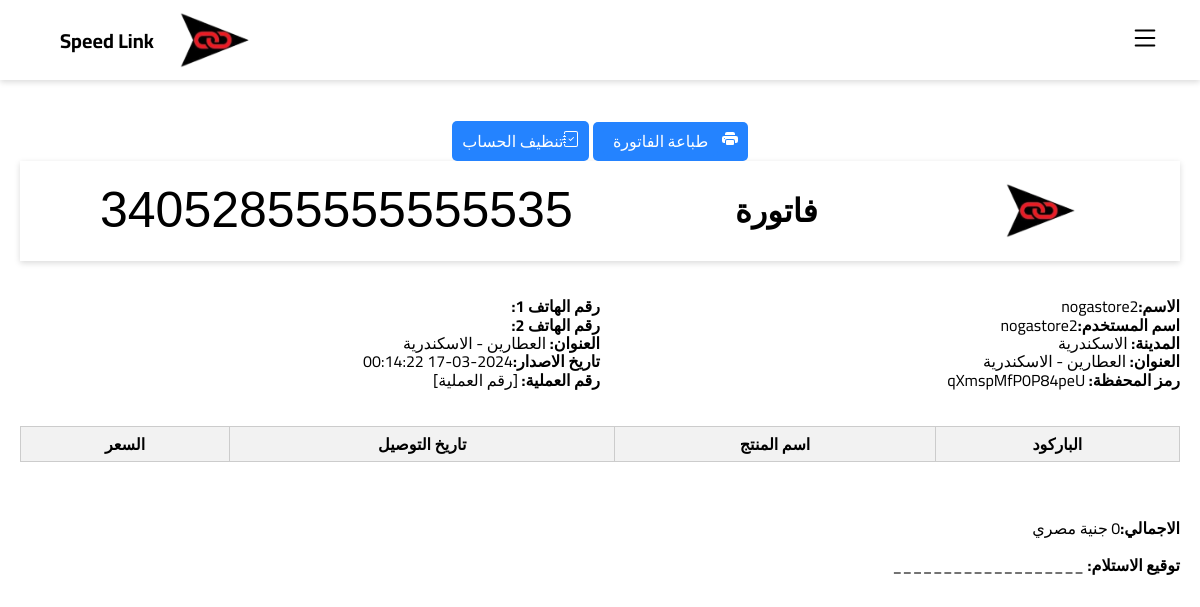
/exp/1, run on the app's committed database.
### app.py (models this page shows)
class Shippers(db.Model):
    id = db.Column(db.Integer, primary_key=True)
    email = db.Column(db.String(100))
    username = db.Column(db.String(100), unique=True)
    password = db.Column(db.String(100))
    name = db.Column(db.String(100))
    phone1 = db.Column(db.String(11))
    phone2 = db.Column(db.String(11))
    city = db.Column(db.String(15))
    address = db.Column(db.String(300))
    wallet_code = db.Column(db.String(15), unique=True)
    dues = db.Column(db.Integer)
    shipments = db.Column(db.Integer)

### app.py (the view)
@app.route("/exp/<int:id>")
def exp(id):
    user = Shippers.query.filter_by(id=id).first()
    ship = Shipment.query.filter_by(shipper_username = user.username,shipment_status='تم توصيل الشحنة',Collector=None).all()
    ship = ship[::-1]
    p = 0
    for x in ship:
        p +=x.pprice
    return render_template('exp.html',user=user,date = get_current_time(),ship = ship,tp = p)

### app.py (called while the page is built)
def get_current_time():
    egypt_timezone = pytz.timezone('Africa/Cairo')
    current_time = datetime.datetime.now(egypt_timezone)
    current_time = current_time.replace(microsecond=0, tzinfo=None)
    return current_time

### templates/exp.html (shortened to what this page needs)
{% extends 'base.html' %}
{% block content %}
<center>
    <a href="" class="button" style="margin-top: 0;">
    <input type="button" class="button" onclick="printDiv('invoice')" value="طباعة الفاتورة" /></a>
<a href="/f/{{ user.id }}" class="button" style="
padding: 10px;
">تنظيف الحساب</a>
</center>
<div class="invoice" id="invoice">
    <div class="header">
        <div class="logo">
            <img src="{{ url_for('static', filename='images/logob.png') }}" alt="صورة الجو">
        </div>
        <div class="title">
            <h1>فاتورة</h1>
        </div>
        <div class="barcode">
            34052855555555535
        </div>
    </div>
    <br><br>
    <div class="invoice-details" style="display: flex; justify-content: space-between;">
        <div style="flex: 1;">
            <p><strong>الاسم:</strong>{{ user.name }}</p>
            <p><strong>اسم المستخدم:</strong>{{ user.username }}</p>
            <p><strong>المدينة:</strong>  {% if user.city== '1' %}
                القاهرة
            {% elif user.city== '2' %}
                البحيرة
            {% elif user.city== '3' %}
                الاسكندرية
            {% elif user.city== '4' %}
                الدلتا
            {% elif user.city== '5' %}
                الاسماعيلية
            {% elif user.city== '6' %}
                بورسعيد
            {% elif user.city== '7' %}
                السويس
            {% elif user.city== '8' %}
                الشرقية
            {% elif user.city== '9' %}
                بنى سويف
            {% elif user.city== '10' %}
                المنيا
            {% elif user.city== '11' %}
                اسيوط
            {% elif user.city== '12' %}
                سوهاج
            {% elif user.city== '13' %}
                الساحل الشمالي
            {% elif user.city== '14' %}
                مطروح
            {% elif user.city== '15' %}
                قنا
            {% elif user.city== '16' %}
                الاقصر
            {% elif user.city== '17' %}
                اسوان
            {% elif user.city== '18' %}
                شرم الشيخ
            {% elif user.city== '19' %}
                الغردقة
            {% elif user.city== '20' %}
                مدن البحر الاحمر
            {% elif user.city== '21' %}
                الفيوم
            {% elif user.city== '22' %}
                خارج التغطية
            {% elif user.city== '23' %}
                موقوف
            {% elif user.city== '24' %}
                ش
            {% elif user.city== '25' %}
                منصورة
            {% elif user.city== '26' %}
                قليوب
            {% else %}
                City not found
            {% endif %}</p>
            <p><strong>العنوان:</strong> {{ user.address }}</p>
            <p><strong>رمز المحفظة:</strong> {{ user.wallet_code }}</p>
        </div>
        <div style="flex: 1;">
            <p><strong>رقم الهاتف 1:</strong> {{ user.phone1 }}</p>
            <p><strong>رقم الهاتف 2:</strong> {{ user.phone2 }}</p>
            <p><strong>العنوان:</strong> {{ user.address }}</p>
            <p><strong>تاريخ الاصدار:</strong>{{ date }}</p>
            <p><strong>رقم العملية:</strong> [رقم العملية]</p>
        </div>
    </div><br><br>
    <table class="product-table" style="width: 100%; border-collapse: collapse; margin-bottom: 20px;">
        <tr>
            <th style="border: 1px solid #ccc; padding: 8px; text-align: center; background-color: #f2f2f2;">الباركود</th>
            <th style="border: 1px solid #ccc; padding: 8px; text-align: center; background-color: #f2f2f2;">اسم المنتج</th>
            <th style="border: 1px solid #ccc; padding: 8px; text-align: center; background-color: #f2f2f2;">تاريخ التوصيل</th>
            <th style="border: 1px solid #ccc; padding: 8px; text-align: center; background-color: #f2f2f2;">السعر</th>
        </tr>
    </table>
    <br><br>
    <p class="total"><strong>الاجمالي:</strong>{{ tp }} جنية مصري</p>
<br>
    <div class="signature">
        <p><strong>توقيع الاستلام:</strong> ___________________</p>
    </div>
</div>
{% endblock %}

### static/css/style.css (style rules this page uses)
* { margin: 0; padding: 0; box-sizing: border-box; }
body { font-family: 'Cairo', sans-serif; background: rgb(189, 208, 251); }
.header { padding: 10px 80px; display: flex; align-items: center; justify-content: space-between; box-shadow: 0 2px 6px rgba(0, 0, 0, 0.15); }
.logo img { width: 80px; }
.header { background-color: #fff; }
.header-content, .logo { text-align: center; display: flex; align-items: center; justify-content: space-between; gap: 20px; margin: 0 20px; }

### templates/base.html (style rules this page uses)
body { margin: 0; padding: 0; background-color: #fff; font-family: "Cairo", sans-serif; direction: rtl; min-height: 100vh; }
.barcode { font-family: 'barcode font', sans-serif; font-size : 50px; }

### templates/exp.html (style rules this page uses)
.button { padding: 5px 10px; background-color: #2483ff; color: white; border: none; border-radius: 5px; text-decoration: none; display: inline-block; }

### data on the page
Shippers: name "nogastore2", username "nogastore2", address "العطارين - الاسكندرية", wallet_code "qXmspMfP0P84peU"

### other printed values
{{ date }} "2024-03-17 00:14:22"
{{ tp }} "0"
